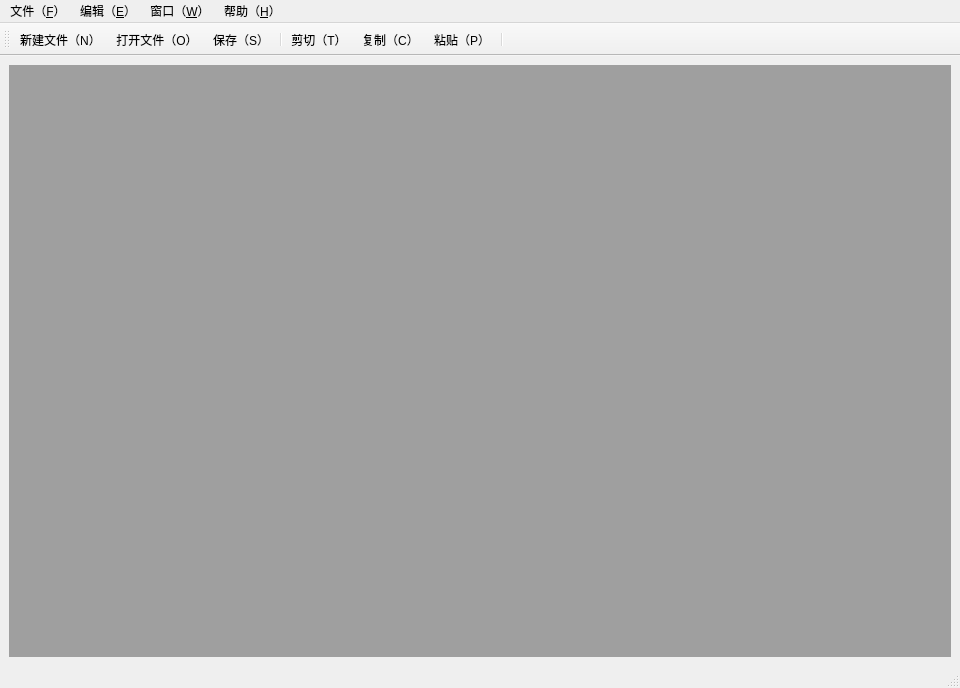
<?xml version="1.0" encoding="UTF-8"?>
<ui version="4.0">
 <class>MainWindow</class>
 <widget class="QMainWindow" name="MainWindow">
  <property name="geometry">
   <rect>
    <x>0</x>
    <y>0</y>
    <width>960</width>
    <height>688</height>
   </rect>
  </property>
  <property name="windowTitle">
   <string>MainWindow</string>
  </property>
  <widget class="QWidget" name="centralwidget">
   <layout class="QGridLayout" name="gridLayout">
    <item row="0" column="0">
     <widget class="QMdiArea" name="mdiArea"/>
    </item>
   </layout>
  </widget>
  <widget class="QMenuBar" name="menubar">
   <property name="geometry">
    <rect>
     <x>0</x>
     <y>0</y>
     <width>960</width>
     <height>21</height>
    </rect>
   </property>
   <widget class="QMenu" name="menu">
    <property name="title">
     <string>文件（&amp;F）</string>
    </property>
    <addaction name="action_New"/>
    <addaction name="action_Open"/>
    <addaction name="separator"/>
    <addaction name="action_Save"/>
    <addaction name="action_SaveAs"/>
    <addaction name="separator"/>
    <addaction name="action_Exit"/>
   </widget>
   <widget class="QMenu" name="menu_E">
    <property name="title">
     <string>编辑（&amp;E）</string>
    </property>
    <widget class="QMenu" name="menu_S">
     <property name="title">
      <string>编码格式（&amp;S）</string>
     </property>
     <addaction name="actionGB2312"/>
     <addaction name="actionUFT_8"/>
    </widget>
    <addaction name="action_Redo"/>
    <addaction name="action_Undo"/>
    <addaction name="separator"/>
    <addaction name="action_Cut"/>
    <addaction name="action_Copy"/>
    <addaction name="action_Paste"/>
    <addaction name="separator"/>
    <addaction name="menu_S"/>
   </widget>
   <widget class="QMenu" name="menu_W">
    <property name="title">
     <string>窗口（&amp;W）</string>
    </property>
    <addaction name="separator"/>
    <addaction name="action_Close"/>
    <addaction name="action_CloseAll"/>
    <addaction name="separator"/>
    <addaction name="action_Put"/>
    <addaction name="action_Cover"/>
    <addaction name="separator"/>
    <addaction name="action_Up"/>
    <addaction name="action_Next"/>
    <addaction name="separator"/>
   </widget>
   <widget class="QMenu" name="menu_H">
    <property name="title">
     <string>帮助（&amp;H）</string>
    </property>
    <addaction name="action_About"/>
    <addaction name="action_Qt_Q"/>
   </widget>
   <addaction name="menu"/>
   <addaction name="menu_E"/>
   <addaction name="menu_W"/>
   <addaction name="menu_H"/>
  </widget>
  <widget class="QStatusBar" name="statusbar"/>
  <widget class="QToolBar" name="toolBar">
   <property name="windowTitle">
    <string>toolBar</string>
   </property>
   <attribute name="toolBarArea">
    <enum>TopToolBarArea</enum>
   </attribute>
   <attribute name="toolBarBreak">
    <bool>false</bool>
   </attribute>
   <addaction name="action_New"/>
   <addaction name="action_Open"/>
   <addaction name="action_Save"/>
   <addaction name="separator"/>
   <addaction name="action_Cut"/>
   <addaction name="action_Copy"/>
   <addaction name="action_Paste"/>
   <addaction name="separator"/>
  </widget>
  <action name="action_New">
   <property name="icon">
    <iconset resource="res.qrc">
     <normaloff>:/new/prefix1/photo/new.png</normaloff>:/new/prefix1/photo/new.png</iconset>
   </property>
   <property name="text">
    <string>新建文件（&amp;N）</string>
   </property>
  </action>
  <action name="action_Open">
   <property name="icon">
    <iconset resource="res.qrc">
     <normaloff>:/new/prefix1/photo/open.png</normaloff>:/new/prefix1/photo/open.png</iconset>
   </property>
   <property name="text">
    <string>打开文件（&amp;O）</string>
   </property>
  </action>
  <action name="action_Save">
   <property name="icon">
    <iconset resource="res.qrc">
     <normaloff>:/new/prefix1/photo/save.png</normaloff>:/new/prefix1/photo/save.png</iconset>
   </property>
   <property name="text">
    <string>保存（&amp;S）</string>
   </property>
  </action>
  <action name="action_SaveAs">
   <property name="icon">
    <iconset resource="res.qrc">
     <normaloff>:/new/prefix1/photo/save.png</normaloff>:/new/prefix1/photo/save.png</iconset>
   </property>
   <property name="text">
    <string>另存为（&amp;A）</string>
   </property>
  </action>
  <action name="action_Exit">
   <property name="text">
    <string>退出（&amp;E）</string>
   </property>
  </action>
  <action name="action_Redo">
   <property name="text">
    <string>撤销（&amp;R）</string>
   </property>
  </action>
  <action name="action_Undo">
   <property name="text">
    <string>恢复（&amp;U）</string>
   </property>
  </action>
  <action name="action_Cut">
   <property name="icon">
    <iconset>
     <normaloff>photo/cut.png</normaloff>
     <normalon>:/new/prefix1/photo/cut.png</normalon>photo/cut.png</iconset>
   </property>
   <property name="text">
    <string>剪切（&amp;T）</string>
   </property>
  </action>
  <action name="action_Copy">
   <property name="icon">
    <iconset>
     <normaloff>photo/copy.png</normaloff>
     <normalon>:/new/prefix1/photo/paste.png</normalon>photo/copy.png</iconset>
   </property>
   <property name="text">
    <string>复制（&amp;C）</string>
   </property>
  </action>
  <action name="action_Paste">
   <property name="icon">
    <iconset resource="res.qrc">
     <normaloff>:/new/prefix1/photo/new.png</normaloff>:/new/prefix1/photo/new.png</iconset>
   </property>
   <property name="text">
    <string>粘贴（&amp;P）</string>
   </property>
  </action>
  <action name="actionGB2312">
   <property name="text">
    <string>GB2312</string>
   </property>
  </action>
  <action name="actionUFT_8">
   <property name="text">
    <string>UFT-8</string>
   </property>
  </action>
  <action name="action_Close">
   <property name="text">
    <string>关闭（&amp;O）</string>
   </property>
  </action>
  <action name="action_CloseAll">
   <property name="text">
    <string>关闭所有（&amp;A）</string>
   </property>
  </action>
  <action name="action_Put">
   <property name="text">
    <string>平铺（&amp;T）</string>
   </property>
  </action>
  <action name="action_Cover">
   <property name="text">
    <string>层叠（&amp;C）</string>
   </property>
  </action>
  <action name="action_Up">
   <property name="text">
    <string>上一个（&amp;N）</string>
   </property>
  </action>
  <action name="action_Next">
   <property name="text">
    <string>下一个（&amp;P）</string>
   </property>
  </action>
  <action name="action_About">
   <property name="text">
    <string>关于（&amp;A）</string>
   </property>
  </action>
  <action name="action_Qt_Q">
   <property name="text">
    <string>关于Qt(&amp;Q)</string>
   </property>
  </action>
 </widget>
 <resources>
  <include location="res.qrc"/>
 </resources>
 <connections/>
</ui>
